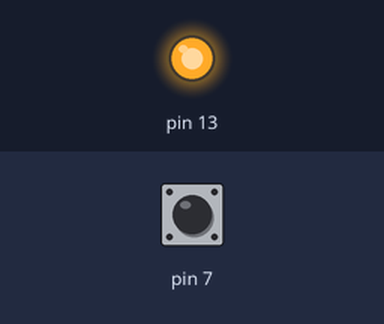
This sketch was run on a simulated Arduino Uno, built with avr-gcc and run on an emulated ATmega328P. Parts: output pins drawn as LEDs (lit = HIGH). The inputs (shaded band) are chosen by the test bench; at power-on: pin 7 HIGH.

Above: at 1.2 s.
1.3 s: pin 7 pulled LOW for 0.15 s
At 1.37 s:
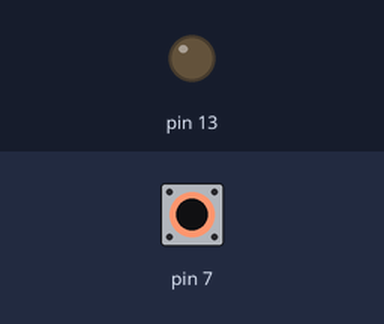
2.9 s: pin 7 pulled LOW for 3.2 s
At 7.5 s:
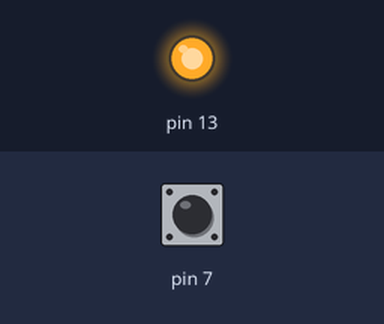
Timing chart, 0 to 9.0 s (numbered marks = the images above; inputs shaded):
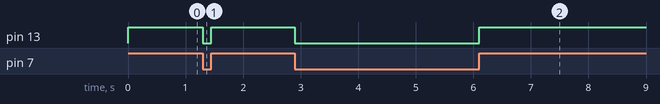

Measured:
- after the input at 1.3 s, pin 13: HIGH → LOW at once, → HIGH 0.15 s later
- after the input at 2.9 s, pin 13: HIGH → LOW at once, → HIGH 3.2 s later

The sketch:

Class8_method3_Button_Exclamation_mark.ino
```cpp
void setup() {
  // put your setup code here, to run once:
  pinMode(7,INPUT);
  digitalWrite(7,HIGH);
  pinMode(13,OUTPUT);
}

void loop() {
  // put your main code here, to run repeatedly:
  if(digitalRead(7)!=HIGH)
  {digitalWrite(13,LOW);
  }
  else{
    digitalWrite(13,HIGH);
    }
}
```
